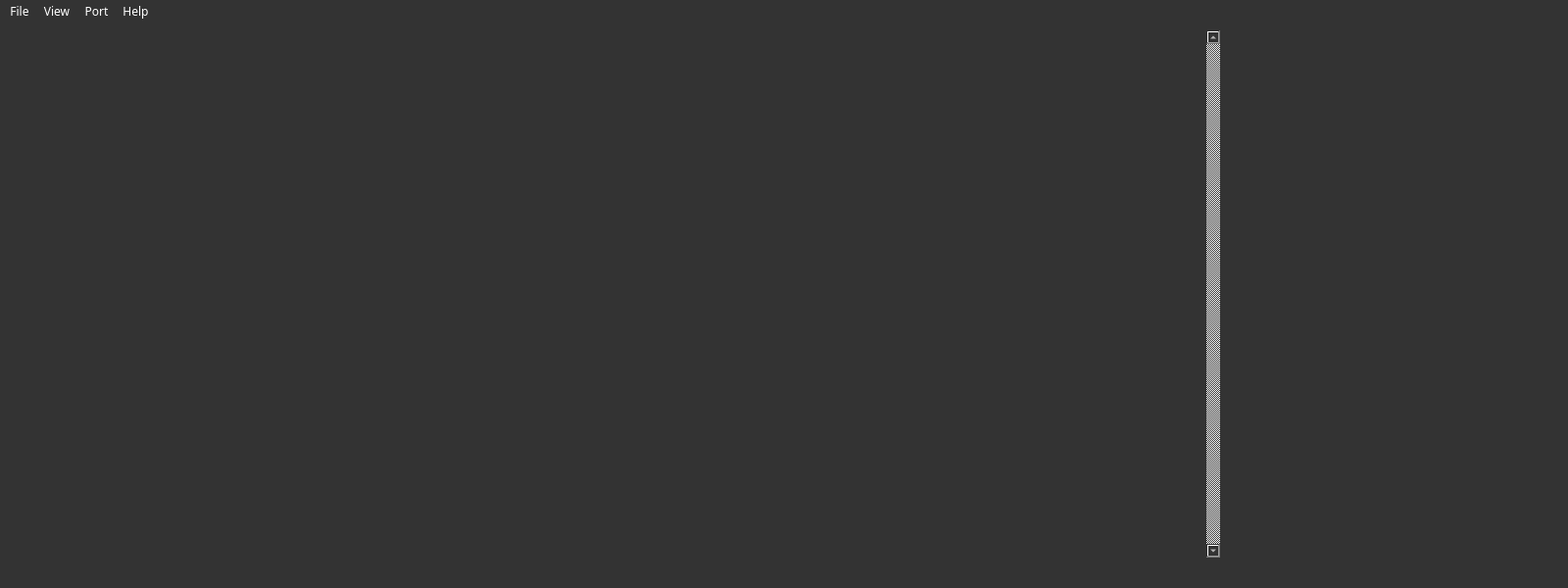
<?xml version="1.0" encoding="UTF-8"?>
<ui version="4.0">
 <class>MainWindow</class>
 <widget class="QMainWindow" name="MainWindow">
  <property name="geometry">
   <rect>
    <x>0</x>
    <y>0</y>
    <width>1600</width>
    <height>600</height>
   </rect>
  </property>
  <property name="sizePolicy">
   <sizepolicy hsizetype="MinimumExpanding" vsizetype="Maximum">
    <horstretch>0</horstretch>
    <verstretch>0</verstretch>
   </sizepolicy>
  </property>
  <property name="minimumSize">
   <size>
    <width>1600</width>
    <height>600</height>
   </size>
  </property>
  <property name="font">
   <font>
    <family>Share Tech Mono</family>
    <pointsize>9</pointsize>
   </font>
  </property>
  <property name="windowTitle">
   <string>MainWindow</string>
  </property>
  <property name="styleSheet">
   <string notr="true">* {	
	background: rgb(51,51,51);
	color: rgb(255, 255, 255);
}

QMainWindow *{	
	background: rgb(51,51,51);
	color: rgb(255, 255, 255);
}

QPushButton {
	color: rgb(255, 255, 255);
	background-color: rgb(51, 51, 51);
	border: 1px solid #999999;
	border-radius: 4px;
	padding: 4px;
}

QPushButton:checked {
	color: rgb(150, 150, 150);
}

</string>
  </property>
  <widget class="QWidget" name="centralwidget">
   <property name="sizePolicy">
    <sizepolicy hsizetype="MinimumExpanding" vsizetype="Preferred">
     <horstretch>0</horstretch>
     <verstretch>0</verstretch>
    </sizepolicy>
   </property>
   <property name="font">
    <font>
     <family>Share Tech Mono</family>
     <pointsize>9</pointsize>
    </font>
   </property>
   <layout class="QGridLayout" name="gridLayout_2">
    <item row="2" column="1">
     <spacer name="verticalSpacer">
      <property name="orientation">
       <enum>Qt::Vertical</enum>
      </property>
      <property name="sizeHint" stdset="0">
       <size>
        <width>20</width>
        <height>40</height>
       </size>
      </property>
     </spacer>
    </item>
    <item row="0" column="1" rowspan="2">
     <widget class="ConnectionWidget" name="connectionWidget" native="true">
      <property name="sizePolicy">
       <sizepolicy hsizetype="Maximum" vsizetype="Preferred">
        <horstretch>0</horstretch>
        <verstretch>0</verstretch>
       </sizepolicy>
      </property>
      <property name="minimumSize">
       <size>
        <width>340</width>
        <height>81</height>
       </size>
      </property>
     </widget>
    </item>
    <item row="0" column="0" rowspan="3">
     <widget class="QScrollArea" name="scrollArea">
      <property name="sizePolicy">
       <sizepolicy hsizetype="MinimumExpanding" vsizetype="Minimum">
        <horstretch>0</horstretch>
        <verstretch>0</verstretch>
       </sizepolicy>
      </property>
      <property name="styleSheet">
       <string notr="true"/>
      </property>
      <property name="locale">
       <locale language="English" country="UnitedStates"/>
      </property>
      <property name="frameShape">
       <enum>QFrame::NoFrame</enum>
      </property>
      <property name="verticalScrollBarPolicy">
       <enum>Qt::ScrollBarAlwaysOn</enum>
      </property>
      <property name="horizontalScrollBarPolicy">
       <enum>Qt::ScrollBarAlwaysOff</enum>
      </property>
      <property name="sizeAdjustPolicy">
       <enum>QAbstractScrollArea::AdjustToContentsOnFirstShow</enum>
      </property>
      <property name="widgetResizable">
       <bool>true</bool>
      </property>
      <property name="alignment">
       <set>Qt::AlignLeading|Qt::AlignLeft|Qt::AlignTop</set>
      </property>
      <widget class="QWidget" name="scrollFieldWidget">
       <property name="geometry">
        <rect>
         <x>0</x>
         <y>0</y>
         <width>1222</width>
         <height>540</height>
        </rect>
       </property>
      </widget>
     </widget>
    </item>
   </layout>
  </widget>
  <widget class="QMenuBar" name="menubar">
   <property name="geometry">
    <rect>
     <x>0</x>
     <y>0</y>
     <width>1600</width>
     <height>20</height>
    </rect>
   </property>
   <property name="font">
    <font>
     <family>Share Tech Mono</family>
    </font>
   </property>
   <property name="styleSheet">
    <string notr="true">QMenuBar {
	background: rgb(51,51,51);
	color: #fff;
}

QMenuBar::item {
	color: #fff;
	background: rgb(51,51,51);
}

QMenuBar::item:disabled {
	color: #999;
}

QMenuBar::item:selected { /* when selected using mouse or keyboard */
      background: rgb(111,111,111);
 }

QMenuBar::item:hover { /* when selected using mouse or keyboard */
      background: rgb(111,111,111);
     color: #eee;
 }

 QMenuBar::item:pressed {
      background: rgb(31,31,31);
 }</string>
   </property>
   <widget class="QMenu" name="menuFile">
    <property name="font">
     <font>
      <family>Share Tech Mono</family>
     </font>
    </property>
    <property name="title">
     <string>File</string>
    </property>
    <addaction name="actionExit"/>
   </widget>
   <widget class="QMenu" name="menuView">
    <property name="font">
     <font>
      <family>Share Tech Mono</family>
     </font>
    </property>
    <property name="title">
     <string>View</string>
    </property>
    <widget class="QMenu" name="menuTmperature_units">
     <property name="font">
      <font>
       <family>Share Tech Mono</family>
      </font>
     </property>
     <property name="title">
      <string>Temperature units</string>
     </property>
    </widget>
    <addaction name="menuTmperature_units"/>
   </widget>
   <widget class="QMenu" name="menuConnect">
    <property name="title">
     <string>Port</string>
    </property>
    <widget class="QMenu" name="menuPorts">
     <property name="title">
      <string>Select Port</string>
     </property>
     <addaction name="actionRefresh_port"/>
    </widget>
    <widget class="QMenu" name="menuBaudrates">
     <property name="title">
      <string>Select Baudrate</string>
     </property>
     <addaction name="actionRefresh_baud"/>
    </widget>
    <addaction name="menuPorts"/>
    <addaction name="menuBaudrates"/>
    <addaction name="actionKeepAddresses"/>
    <addaction name="actionConnect"/>
   </widget>
   <widget class="QMenu" name="menuHelp">
    <property name="title">
     <string>Help</string>
    </property>
    <addaction name="actionAbout"/>
   </widget>
   <addaction name="menuFile"/>
   <addaction name="menuView"/>
   <addaction name="menuConnect"/>
   <addaction name="menuHelp"/>
  </widget>
  <widget class="QStatusBar" name="statusbar">
   <property name="font">
    <font>
     <family>Share Tech Mono</family>
    </font>
   </property>
  </widget>
  <action name="actionExit">
   <property name="text">
    <string>Exit</string>
   </property>
   <property name="font">
    <font>
     <family>Share Tech Mono</family>
    </font>
   </property>
  </action>
  <action name="actionCelsius">
   <property name="checkable">
    <bool>true</bool>
   </property>
   <property name="text">
    <string>Celsius</string>
   </property>
  </action>
  <action name="actionFahrenheit">
   <property name="checkable">
    <bool>true</bool>
   </property>
   <property name="text">
    <string>Fahrenheit</string>
   </property>
  </action>
  <action name="actionRefresh_port">
   <property name="checkable">
    <bool>true</bool>
   </property>
   <property name="text">
    <string>Refresh</string>
   </property>
  </action>
  <action name="actionRefresh_baud">
   <property name="text">
    <string>Refresh</string>
   </property>
  </action>
  <action name="actionConnect">
   <property name="text">
    <string>Connect</string>
   </property>
  </action>
  <action name="actionAbout">
   <property name="checkable">
    <bool>false</bool>
   </property>
   <property name="text">
    <string>About</string>
   </property>
  </action>
  <action name="actionKeepAddresses">
   <property name="checkable">
    <bool>true</bool>
   </property>
   <property name="text">
    <string>Keep Addresses</string>
   </property>
  </action>
 </widget>
 <customwidgets>
  <customwidget>
   <class>ConnectionWidget</class>
   <extends>QWidget</extends>
   <header>widgets/connectionwidget.h</header>
   <container>1</container>
  </customwidget>
 </customwidgets>
 <resources/>
 <connections/>
</ui>
